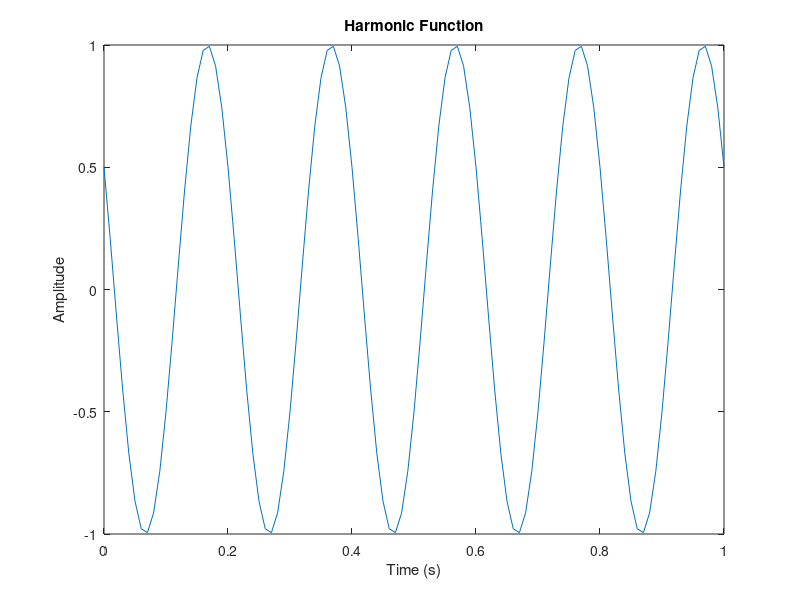
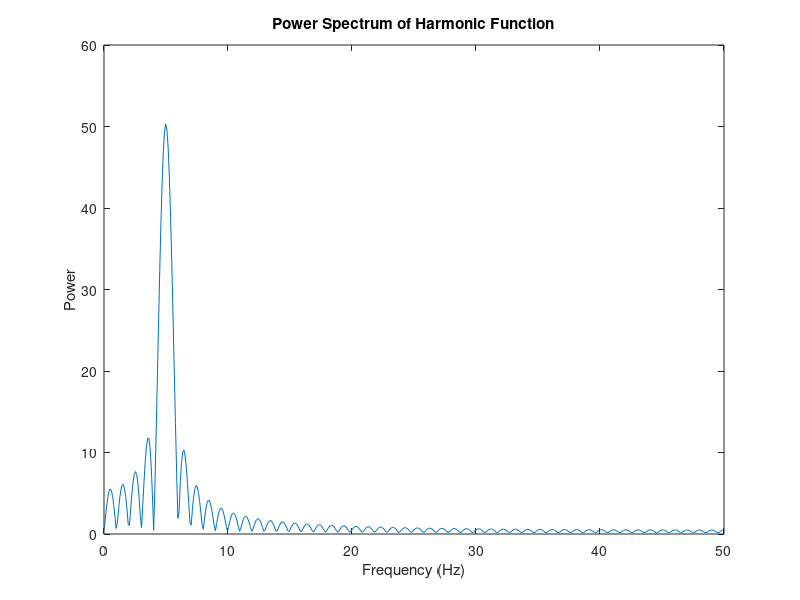

These charts were generated, in order, by the following MATLAB code:
clear
clc
%
% FFT Harmonic Function
%
fs = 100; % Sampling Frequency
t = 0:1/fs:1; % Time Vector (1 second)
f = 5; % Create an Harmonic Function of f Hz.
pha = 1/3*pi; % Phase Shift
%
%x = sin(2*pi*f*t+pha); % Create a Sine Function of f Hz and Phase pha.
x = cos(2*pi*f*t+pha); % Create a Cosine Function of f Hz and Phase pha.
%
% Fast Fourier Transform
%
nfft = 1024; % Length of FFT
%
% Take FFT, padding with zeros so that length(X) is equal to nfft
%
X = fft(x,nfft);
%
% FFT is symmetric, throw away second half
%
X = X(1:nfft/2);
%
% Take the magnitude of FFT of x
%
mx = abs(X);
%
% Frequency vector
%
fv = (0:nfft/2-1)*fs/nfft; 
%
% Generate the Plot
%
figure(1)
plot(t,x);
title('Harmonic Function');
xlabel('Time (s)');
ylabel('Amplitude');
%
figure(2)
plot(fv,mx); 
title('Power Spectrum of Harmonic Function');
xlabel('Frequency (Hz)'); 
ylabel('Power');